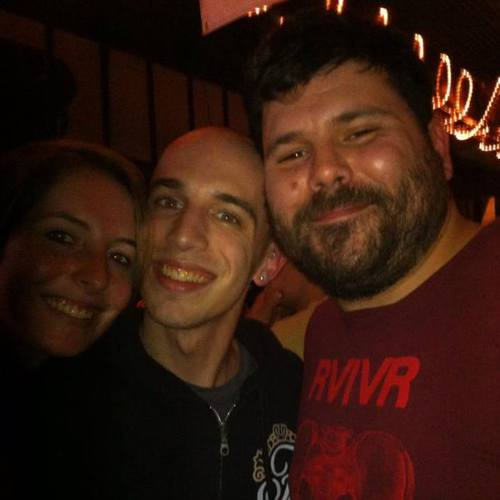
#> input picture deep-learning-face-detection/images/iron_chic.jpg, 500 x 500 px; its folder holds 2 pictures in this run
$ python index_images.py --images ../deep-learning-face-detection/images --tree ../deep-learning-face-detection/images/iron_chic.jpg --hashes ../deep-learning-face-detection/images/rooster.jpg
#> lines starting #> are read from the running program, lines starting #| are printed output that depends on the picture
### hashing-search-engine/pyimagesearch/hashing.py
# ------------------------
#   IMPORT
# ------------------------
# import the necessary packages
import numpy as np
import cv2


# ------------------------
#   FUNCTIONS
# ------------------------
def dhash(image, hashSize=8):
    # convert the image to grayscale
    gray = cv2.cvtColor(image, cv2.COLOR_BGR2GRAY)

    # resize the input image, adding a single column (width) so we
    # can compute the horizontal gradient
    resized = cv2.resize(gray, (hashSize + 1, hashSize))

    # compute the (relative) horizontal gradient between adjacent
    # column pixels
    diff = resized[:, 1:] > resized[:, :-1]

    # convert the difference image to a hash
    return sum([2 ** i for (i, v) in enumerate(diff.flatten()) if v])


def convert_hash(h):
    # convert the hash to NumPy's 64-bit float and then back to
    # Python's built in int
    return int(np.array(h, dtype="float64"))


def hamming(a, b):
    # compute and return the Hamming distance between the integers
    return bin(int(a) ^ int(b)).count("1")

### hashing-search-engine/index_images.py
# ------------------------
#   USAGE
# ------------------------
# python index_images.py --images 101_ObjectCategories --tree vptree.pickle --hashes hashes.pickle

# ------------------------
#   IMPORTS
# ------------------------
# import the necessary packages
from pyimagesearch.hashing import convert_hash
from pyimagesearch.hashing import hamming
from pyimagesearch.hashing import dhash
from imutils import paths
import argparse
import pickle
import vptree
import cv2

# Construct the argument parser and parse the arguments
ap = argparse.ArgumentParser()
ap.add_argument("-i", "--images", required=True, type=str, help="path to input directory of images")
ap.add_argument("-t", "--tree", required=True, type=str, help="path to output VP-Tree")
ap.add_argument("-a", "--hashes", required=True, type=str, help="path to output hashes dictionary")
args = vars(ap.parse_args())

# Grab the paths to the input images and initialize the dictionary hashes
imagePaths = list(paths.list_images(args["images"]))
hashes = {}

# Loop over the image paths
for (i, imgPath) in enumerate(imagePaths):
    # Load the input image
    print("[INFO] Processing image {}/{}".format(i+1, len(imagePaths)))
    img = cv2.imread(imgPath)
#> img is the input picture: shape (500, 500, 3); mean B, G, R 15.3, 25.8, 52.9
    # Compute the hash for the image and convert it
    h = dhash(img)
#> in dhash, `gray = cv2.cvtColor(image, cv2.COLOR_BGR2GRAY)`:
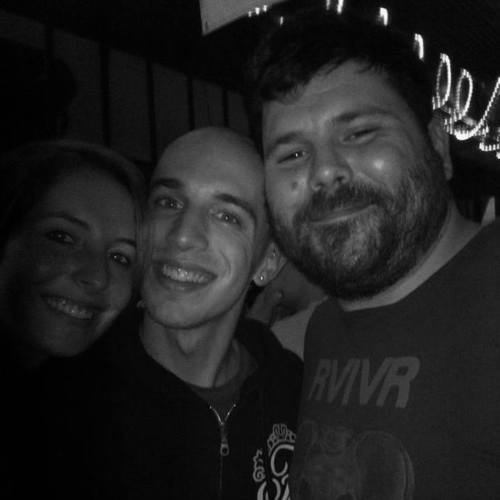
#> gray: shape (500, 500); min 0, max 252, mean 32.7
#> h = 4557490356479234890
    h = convert_hash(h)
#> h = 4557490356479235072
    # Update the hashes dictionary
    l = hashes.get(h, [])
#> l = []
    l.append(imgPath)
    hashes[h] = l
#> pass 2 of the loop `for (i, imgPath) in enumerate(imagePaths):`:
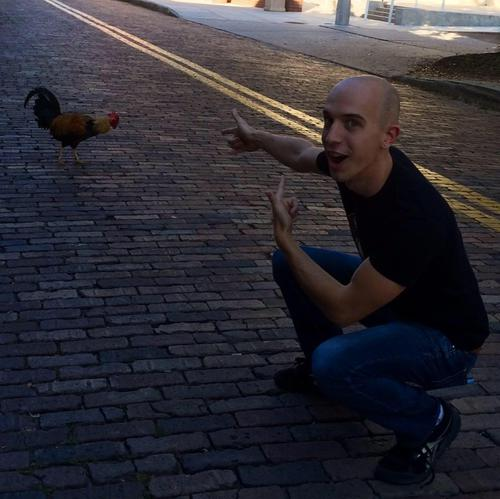
#> input picture deep-learning-face-detection/images/rooster.jpg, 500 x 499 px
#> img is the input picture: shape (499, 500, 3); mean B, G, R 52.8, 45.3, 47.5
#> in dhash (call 2), `gray = cv2.cvtColor(image, cv2.COLOR_BGR2GRAY)`:
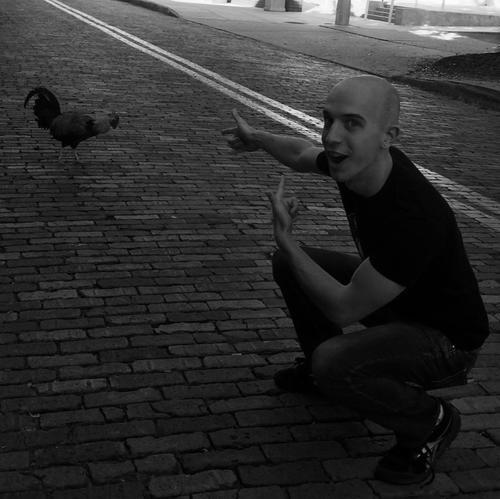
#> gray: shape (499, 500); min 0, max 253, mean 46.8
#> `h = dhash(img)`: h = 11785405265155139967
#> `h = convert_hash(h)`: h = 11785405265155139584

# Build the VP-Tree
print("[INFO] Building VP-Tree...")
points = list(hashes.keys())
#> points = [4557490356479235072, 11785405265155139584]
#> (the run stopped early here; a loop or call above may not have finished)
